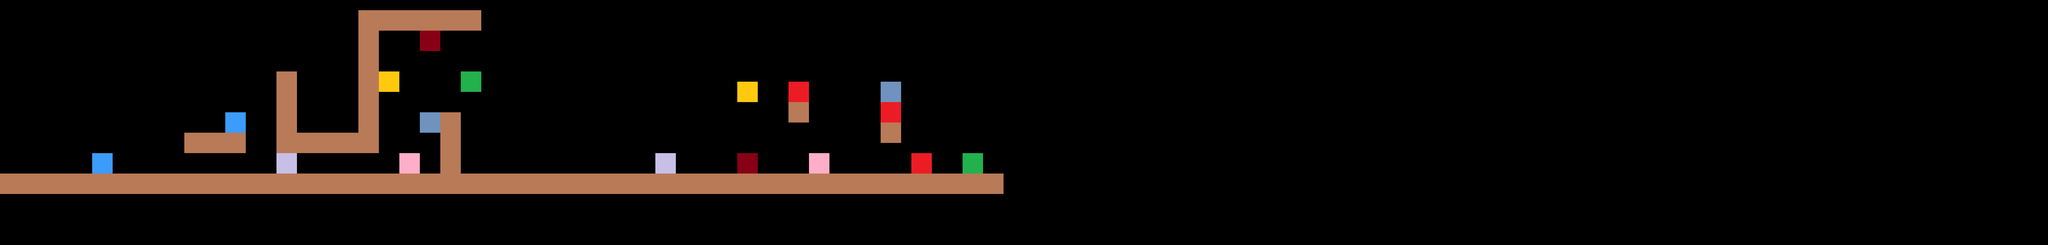

A level layout from a 2D game, rendered from its tile map. Below: a short description, then the map file with tile-grid data replaced by summaries:
An orthogonal 200x24 tile map with 32x32 px tiles, 1 tile layer (Tile Layer 1), 9 tilesets.

<map version="1.0" tiledversion="1.0.3" orientation="orthogonal" renderorder="right-down" width="200" height="24" tilewidth="32" tileheight="32" nextobjectid="1">
 <tileset firstgid="1" source="ground.tsx" />
 <tileset firstgid="5" source="enemyRange.tsx" />
 <tileset firstgid="9" source="prepareCombo.tsx" />
 <tileset firstgid="13" source="startCombo.tsx" />
 <tileset firstgid="17" source="action1.tsx" />
 <tileset firstgid="21" source="action2.tsx" />
 <tileset firstgid="25" source="action3.tsx" />
 <tileset firstgid="29" source="endCombo.tsx" />
 <tileset firstgid="33" source="Pikeman.tsx" />
 <layer name="Tile Layer 1" width="200" height="24">
  <data>[4800 cells, 372 non-empty, 36 distinct tile ids]</data>
 </layer>
</map>